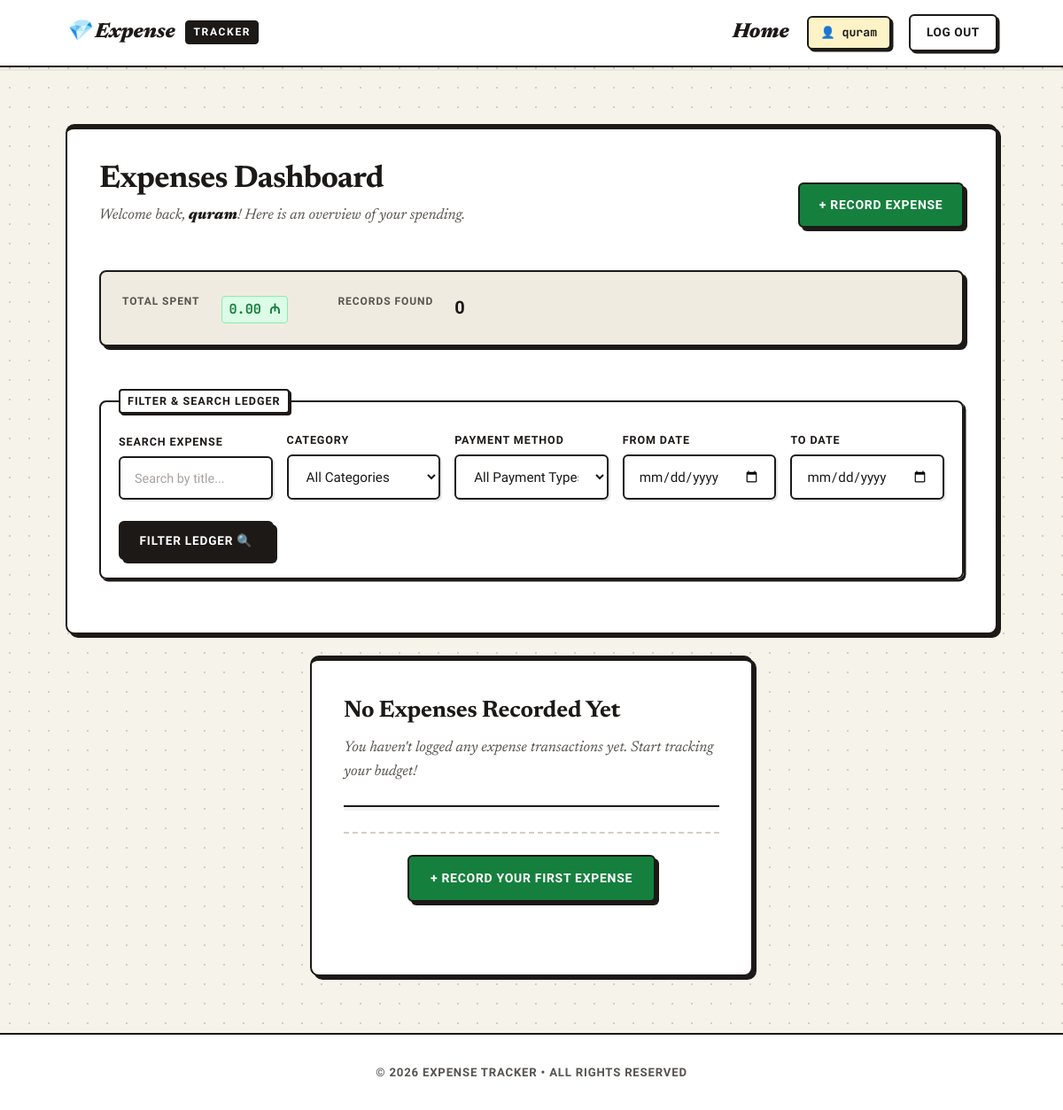
Before: / (signed in) with the older database file.
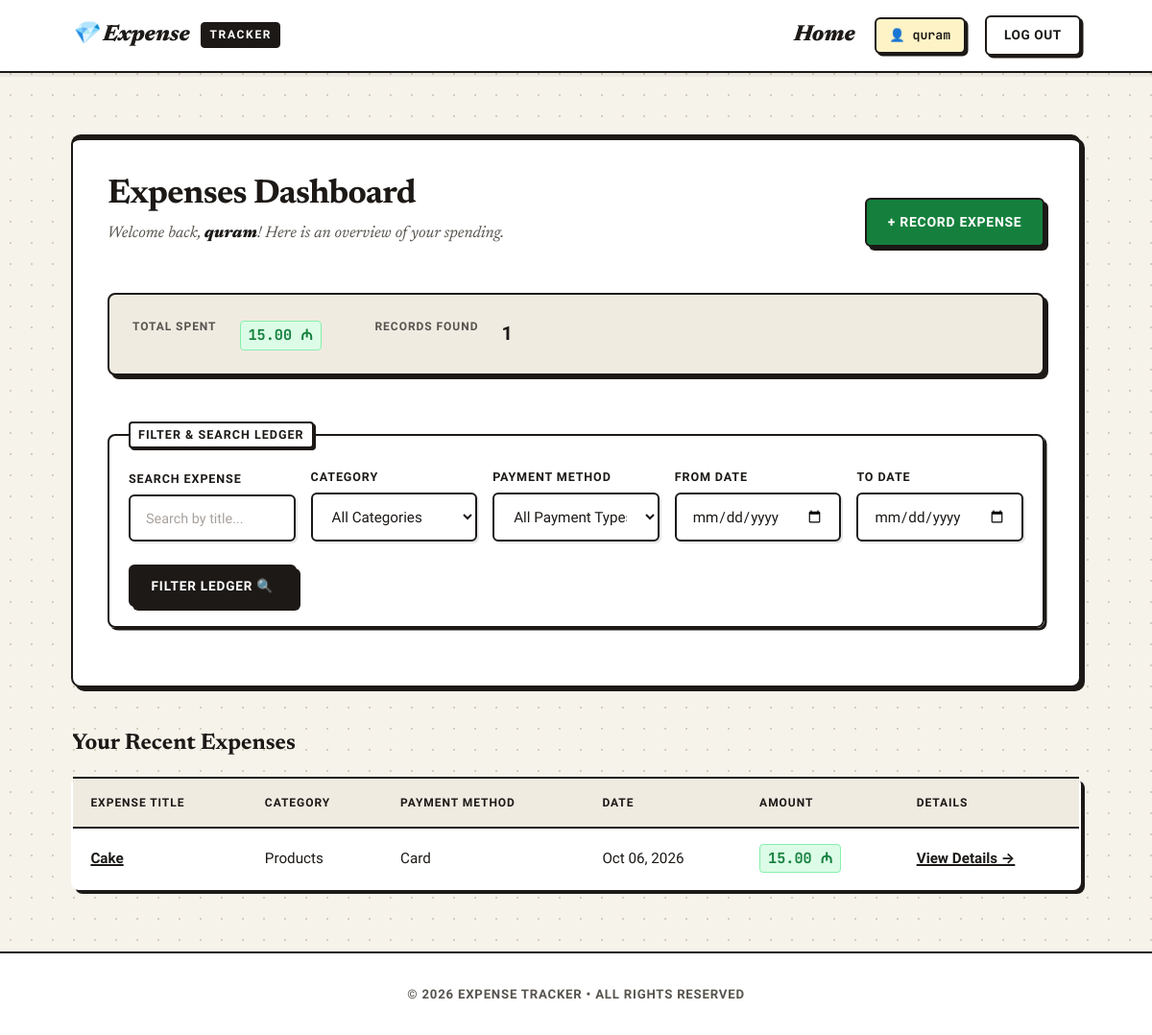
After: the same page with the newer database file.
### expense/models.py (models this page shows, shortened)
class Expense(models.Model):
    name = models.CharField(max_length=100)
    amount = models.DecimalField(max_digits=10, decimal_places=2)
    category = models.ForeignKey(Category, on_delete=models.CASCADE, related_name='expenses')
    payment_type = models.ForeignKey(PaymentType, on_delete=models.CASCADE, related_name='expenses')
    date = models.DateField()
    note = models.TextField(blank=True)
    created_at = models.DateTimeField(auto_now_add=True)
    updated_at = models.DateTimeField(auto_now=True)
    author = models.ForeignKey(User, on_delete=models.CASCADE, related_name='expenses')
    class Meta:
        verbose_name = 'Expense'
        verbose_name_plural = 'Expenses'
        ordering = ['-created_at']

class Category(models.Model):
    name = models.CharField(max_length=100, unique=True)
    slug = models.SlugField(max_length=100, unique=True)
    class Meta:
        verbose_name = 'Category'
        verbose_name_plural = 'Categories'
        ordering = ['name']

class PaymentType(models.Model):
    name = models.CharField(max_length=100, unique=True)
    slug = models.SlugField(max_length=100, unique=True)
    class Meta:
        verbose_name = 'Payment Type'
        verbose_name_plural = 'Payment Types'
        ordering = ['name']

### expense/views.py (the view)
# urls.py: path('', expense_views.home, name='home'),
def home(request):
    if not request.user.is_authenticated:
        return render(request, 'expense/home.html')
    expenses = Expense.objects.filter(author=request.user)
    q = request.GET.get('q', '').strip()
    category_id = request.GET.get('category', '').strip()
    payment_type_id = request.GET.get('payment_type', '').strip()
    start_date = request.GET.get('start_date', '').strip()
    end_date = request.GET.get('end_date', '').strip()
    if q:
        expenses = expenses.filter(name__icontains=q)
    if category_id:
        expenses = expenses.filter(category_id=category_id)
    if payment_type_id:
        expenses = expenses.filter(payment_type_id=payment_type_id)
    if start_date:
        expenses = expenses.filter(date__gte=start_date)
    if end_date:
        expenses = expenses.filter(date__lte=end_date)
    has_filters = bool(q or category_id or payment_type_id or start_date or end_date)
    total_amount = expenses.aggregate(total=Sum('amount'))['total'] or 0
    total_count = expenses.count()
    categories = Category.objects.all()
    payment_types = PaymentType.objects.all()
    context = {
        'expenses': expenses,
        'total_amount': total_amount,
        'total_count': total_count,
        'categories': categories,
        'payment_types': payment_types,
        'q': q,
        'selected_category': category_id,
        'selected_payment_type': payment_type_id,
        'start_date': start_date,
        'end_date': end_date,
        'has_filters': has_filters,
    }
    return render(request, 'expense/home.html', context)

### templates/expense/home.html (shortened to what the changed rows need)
{% extends 'base.html' %}
{% block content %}
{% if request.user.is_authenticated %}
    <section>
        <header>
            <div>
                <h1>Expenses Dashboard</h1>
                <p>Welcome back, <strong>{{ request.user.username }}</strong>! Here is an overview of your spending.</p>
            </div>
            <div>
                <a href="{% url 'add_expense' %}" role="button" id="btn-create-expense">+ Record Expense</a>
            </div>
        </header>
        <dl>
            <dt>Total Spent{% if has_filters %} (Filtered){% endif %}</dt>
            <dd><mark>{{ total_amount|floatformat:2 }} ₼</mark></dd>
            <dt>Records Found</dt>
            <dd><strong>{{ total_count }}</strong></dd>
        </dl>
        <form method="GET" action="{% url 'home' %}" id="filter-form">
            <fieldset>
                <legend>Filter & Search Ledger</legend>
                <p>
                    <label for="id_search">Search Expense</label>
                    <input type="search"
                           name="q"
                           id="id_search"
                           value="{{ q }}"
                           placeholder="Search by title...">
                </p>
                <p>
                    <label for="id_category">Category</label>
                    <select name="category" id="id_category">
                        <option value="">All Categories</option>
                    </select>
                </p>
                <p>
                    <label for="id_payment_type">Payment Method</label>
                    <select name="payment_type" id="id_payment_type">
                        <option value="">All Payment Types</option>
                    </select>
                </p>
                <p>
                    <label for="id_start_date">From Date</label>
                    <input type="date"
                           name="start_date"
                           id="id_start_date"
                           value="{{ start_date }}">
                </p>
                <p>
                    <label for="id_end_date">To Date</label>
                    <input type="date"
                           name="end_date"
                           id="id_end_date"
                           value="{{ end_date }}">
                </p>
                <div>
                    <button type="submit" id="btn-apply-filters">Filter Ledger 🔍</button>
                </div>
            </fieldset>
        </form>
    </section>
    {% if expenses %}
        <table>
            <caption>{% if has_filters %}Filtered Ledger Results ({{ total_count }}){% else %}Your Recent Expenses{% endif %}</caption>
            <thead>
                <tr>
                    <th>Expense Title</th>
                    <th>Category</th>
                    <th>Payment Method</th>
                    <th>Date</th>
                    <th>Amount</th>
                    <th>Details</th>
                </tr>
            </thead>
            <tbody>
                {% for expense in expenses %}
                    <tr>
                        <td>
                            <a href="{% url 'expense_detail' expense.id %}">
                                <strong>{{ expense.name }}</strong>
                            </a>
                        </td>
                        <td>{{ expense.category.name }}</td>
                        <td>{{ expense.payment_type.name }}</td>
                        <td>{{ expense.date|date:"M d, Y" }}</td>
                        <td><mark>{{ expense.amount|floatformat:2 }} ₼</mark></td>
                        <td>
                            <a href="{% url 'expense_detail' expense.id %}">View Details →</a>
                        </td>
                    </tr>
                {% endfor %}
            </tbody>
        </table>
    {% else %}
        <article>
            <header>
                <h2>{% if has_filters %}No Matching Expenses Found{% else %}No Expenses Recorded Yet{% endif %}</h2>
                <p>{% if has_filters %}No transactions match your current search/filter criteria. Try clearing some filters.{% else %}You haven't logged any expense transactions yet. Start tracking your budget!{% endif %}</p>
            </header>
            <footer>
                {% if has_filters %}
                    <a href="{% url 'home' %}" role="button" id="btn-empty-reset-filters">✕ Reset Filters</a>
                {% else %}
                    <a href="{% url 'add_expense' %}" role="button" id="btn-empty-add-expense">+ Record Your First Expense</a>
                {% endif %}
            </footer>
        </article>
    {% endif %}
{% endif %}
{% endblock %}

Changed rows visible on the page:
added Expense: name "Cake", category.name "Products", payment_type.name "Card", date "Oct 06, 2026", amount "15.00"
Other visible differences:
{{ total_amount|floatformat:2 }}: "0.00" → "15.00"
{{ total_count }}: "0" → "1"
text no longer shown: "No Expenses Recorded Yet You haven't logged any expense transactions yet. Start tracking your budget! + RECORD YOUR FIRST EXPENSE"
text now shown: "Your Recent Expenses EXPENSE TITLE CATEGORY PAYMENT METHOD DATE AMOUNT DETAILS"
